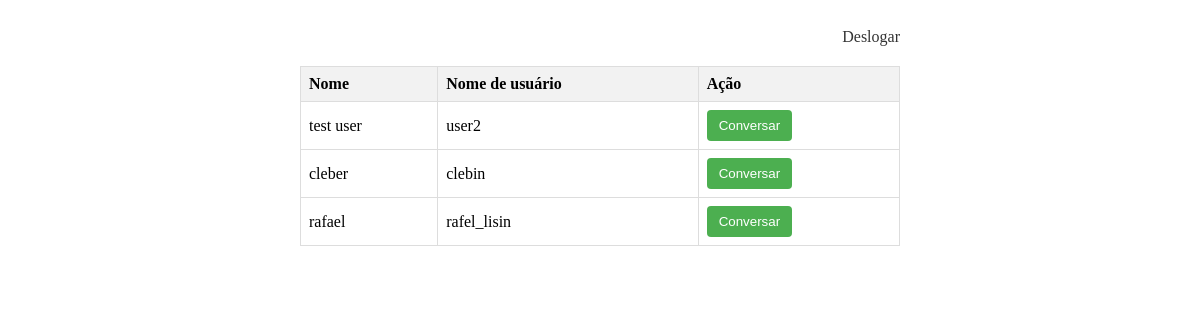
Page / (signed in) on the earlier database version.
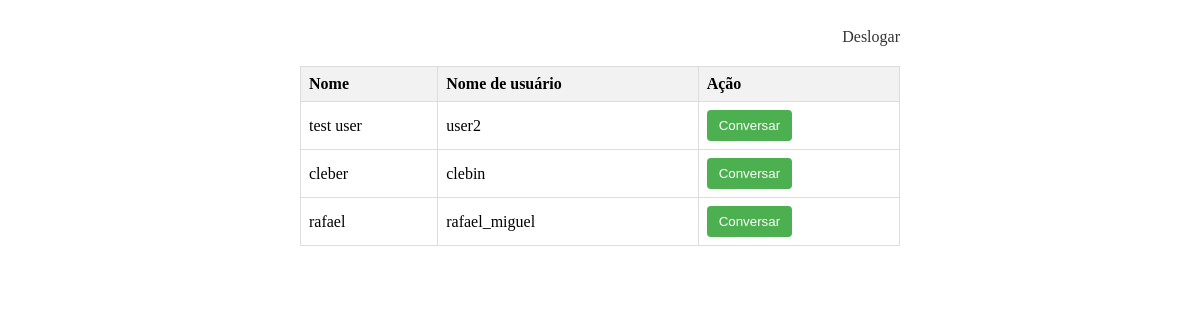
Same page on the later database version.
### tables this page shows
CREATE TABLE "users" (
	"id"	INTEGER UNIQUE,
	"name"	TEXT,
	"last_name"	TEXT,
	"username"	TEXT UNIQUE,
	"password"	TEXT,
	"user_id"	TEXT UNIQUE,
	PRIMARY KEY("id")
);

### server.py (the view)
    def index(self):
        if 'username' in session:
            user_list = self.db_get.get_all_users()
            for user in user_list:
                if session['username'] == user[2]:
                    user_list.pop(user_list.index(user))
                    break
            return render_template('index.html', username=session['username'], all_users=user_list)
        else:
            return redirect(url_for('login'))

### db_handle/db_get.py (called while the page is built)
    def get_all_users(self):
        query = text(f'SELECT name, last_name, username, user_id FROM users')
        result = self.session.execute(query).fetchall()
        self.session.close()
        return result

### templates/index.html (shortened to what this page needs)
<!DOCTYPE html>
<html>
<head>
    <link rel="stylesheet" href="static/styles/index.css">
</head>
<body>
    <div class="container">
        <a href="/logout" class="logout-link">Deslogar</a>
        <table class="user-table">
            <tr>
                <th>Nome</th>
                <th>Nome de usuário</th>
                <th>Ação</th>
            </tr>
            {% for item in all_users %}
                <tr>
                    <td>{{item[0]}}</td>
                    <td>{{item[2]}}</td>
                    <td class="buttons_table">
                        <form action="/start_chat" method="post">
                            <button type="submit" class="chat-button">Conversar</button>
                        </form>
                    </td>
                </tr>
            {% endfor %}
        </table>
    </div>
</body>
</html>

Differences in the rows shown:
changed users "rafael": username "rafel_lisin" → "rafael_miguel"
